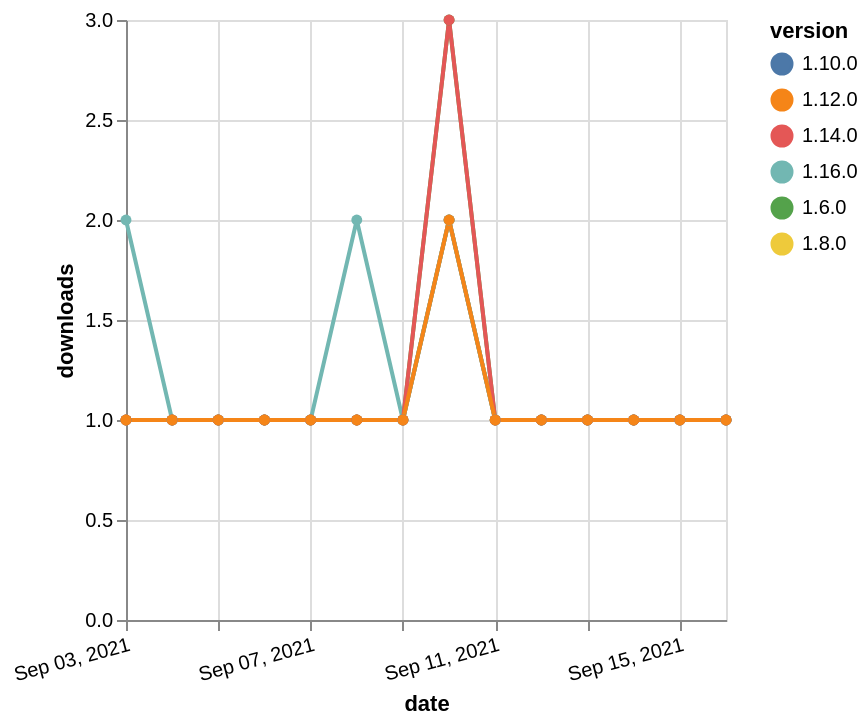

Vega-Lite specification for this chart:
### Vega-Lite specification from a JSON file in a GitHub repository (floating-point values rounded to 4 significant figures)
{"$schema": "https://vega.github.io/schema/vega-lite/v5.json", "description": "A simple bar chart with embedded data.", "data": {"values": [{"date": "2021-09-03", "total": 385, "delta": 1, "version": "1.6.0"}, {"date": "2021-09-04", "total": 386, "delta": 1, "version": "1.6.0"}, {"date": "2021-09-05", "total": 387, "delta": 1, "version": "1.6.0"}, {"date": "2021-09-06", "total": 388, "delta": 1, "version": "1.6.0"}, {"date": "2021-09-07", "total": 389, "delta": 1, "version": "1.6.0"}, {"date": "2021-09-08", "total": 390, "delta": 1, "version": "1.6.0"}, {"date": "2021-09-09", "total": 391, "delta": 1, "version": "1.6.0"}, {"date": "2021-09-10", "total": 394, "delta": 3, "version": "1.6.0"}, {"date": "2021-09-11", "total": 395, "delta": 1, "version": "1.6.0"}, {"date": "2021-09-12", "total": 396, "delta": 1, "version": "1.6.0"}, {"date": "2021-09-13", "total": 397, "delta": 1, "version": "1.6.0"}, {"date": "2021-09-14", "total": 398, "delta": 1, "version": "1.6.0"}, {"date": "2021-09-15", "total": 399, "delta": 1, "version": "1.6.0"}, {"date": "2021-09-16", "total": 400, "delta": 1, "version": "1.6.0"}, {"date": "2021-09-03", "total": 195, "delta": 1, "version": "1.8.0"}, {"date": "2021-09-04", "total": 196, "delta": 1, "version": "1.8.0"}, {"date": "2021-09-05", "total": 197, "delta": 1, "version": "1.8.0"}, {"date": "2021-09-06", "total": 198, "delta": 1, "version": "1.8.0"}, {"date": "2021-09-07", "total": 199, "delta": 1, "version": "1.8.0"}, {"date": "2021-09-08", "total": 200, "delta": 1, "version": "1.8.0"}, {"date": "2021-09-09", "total": 201, "delta": 1, "version": "1.8.0"}, {"date": "2021-09-10", "total": 203, "delta": 2, "version": "1.8.0"}, {"date": "2021-09-11", "total": 204, "delta": 1, "version": "1.8.0"}, {"date": "2021-09-12", "total": 205, "delta": 1, "version": "1.8.0"}, {"date": "2021-09-13", "total": 206, "delta": 1, "version": "1.8.0"}, {"date": "2021-09-14", "total": 207, "delta": 1, "version": "1.8.0"}, {"date": "2021-09-15", "total": 208, "delta": 1, "version": "1.8.0"}, {"date": "2021-09-16", "total": 209, "delta": 1, "version": "1.8.0"}, {"date": "2021-09-03", "total": 189, "delta": 1, "version": "1.10.0"}, {"date": "2021-09-04", "total": 190, "delta": 1, "version": "1.10.0"}, {"date": "2021-09-05", "total": 191, "delta": 1, "version": "1.10.0"}, {"date": "2021-09-06", "total": 192, "delta": 1, "version": "1.10.0"}, {"date": "2021-09-07", "total": 193, "delta": 1, "version": "1.10.0"}, {"date": "2021-09-08", "total": 194, "delta": 1, "version": "1.10.0"}, {"date": "2021-09-09", "total": 195, "delta": 1, "version": "1.10.0"}, {"date": "2021-09-10", "total": 197, "delta": 2, "version": "1.10.0"}, {"date": "2021-09-11", "total": 198, "delta": 1, "version": "1.10.0"}, {"date": "2021-09-12", "total": 199, "delta": 1, "version": "1.10.0"}, {"date": "2021-09-13", "total": 200, "delta": 1, "version": "1.10.0"}, {"date": "2021-09-14", "total": 201, "delta": 1, "version": "1.10.0"}, {"date": "2021-09-15", "total": 202, "delta": 1, "version": "1.10.0"}, {"date": "2021-09-16", "total": 203, "delta": 1, "version": "1.10.0"}, {"date": "2021-09-03", "total": 117, "delta": 2, "version": "1.16.0"}, {"date": "2021-09-04", "total": 118, "delta": 1, "version": "1.16.0"}, {"date": "2021-09-05", "total": 119, "delta": 1, "version": "1.16.0"}, {"date": "2021-09-06", "total": 120, "delta": 1, "version": "1.16.0"}, {"date": "2021-09-07", "total": 121, "delta": 1, "version": "1.16.0"}, {"date": "2021-09-08", "total": 123, "delta": 2, "version": "1.16.0"}, {"date": "2021-09-09", "total": 124, "delta": 1, "version": "1.16.0"}, {"date": "2021-09-10", "total": 126, "delta": 2, "version": "1.16.0"}, {"date": "2021-09-11", "total": 127, "delta": 1, "version": "1.16.0"}, {"date": "2021-09-12", "total": 128, "delta": 1, "version": "1.16.0"}, {"date": "2021-09-13", "total": 129, "delta": 1, "version": "1.16.0"}, {"date": "2021-09-14", "total": 130, "delta": 1, "version": "1.16.0"}, {"date": "2021-09-15", "total": 131, "delta": 1, "version": "1.16.0"}, {"date": "2021-09-16", "total": 132, "delta": 1, "version": "1.16.0"}, {"date": "2021-09-03", "total": 177, "delta": 1, "version": "1.14.0"}, {"date": "2021-09-04", "total": 178, "delta": 1, "version": "1.14.0"}, {"date": "2021-09-05", "total": 179, "delta": 1, "version": "1.14.0"}, {"date": "2021-09-06", "total": 180, "delta": 1, "version": "1.14.0"}, {"date": "2021-09-07", "total": 181, "delta": 1, "version": "1.14.0"}, {"date": "2021-09-08", "total": 182, "delta": 1, "version": "1.14.0"}, {"date": "2021-09-09", "total": 183, "delta": 1, "version": "1.14.0"}, {"date": "2021-09-10", "total": 186, "delta": 3, "version": "1.14.0"}, {"date": "2021-09-11", "total": 187, "delta": 1, "version": "1.14.0"}, {"date": "2021-09-12", "total": 188, "delta": 1, "version": "1.14.0"}, {"date": "2021-09-13", "total": 189, "delta": 1, "version": "1.14.0"}, {"date": "2021-09-14", "total": 190, "delta": 1, "version": "1.14.0"}, {"date": "2021-09-15", "total": 191, "delta": 1, "version": "1.14.0"}, {"date": "2021-09-16", "total": 192, "delta": 1, "version": "1.14.0"}, {"date": "2021-09-03", "total": 154, "delta": 1, "version": "1.12.0"}, {"date": "2021-09-04", "total": 155, "delta": 1, "version": "1.12.0"}, {"date": "2021-09-05", "total": 156, "delta": 1, "version": "1.12.0"}, {"date": "2021-09-06", "total": 157, "delta": 1, "version": "1.12.0"}, {"date": "2021-09-07", "total": 158, "delta": 1, "version": "1.12.0"}, {"date": "2021-09-08", "total": 159, "delta": 1, "version": "1.12.0"}, {"date": "2021-09-09", "total": 160, "delta": 1, "version": "1.12.0"}, {"date": "2021-09-10", "total": 162, "delta": 2, "version": "1.12.0"}, {"date": "2021-09-11", "total": 163, "delta": 1, "version": "1.12.0"}, {"date": "2021-09-12", "total": 164, "delta": 1, "version": "1.12.0"}, {"date": "2021-09-13", "total": 165, "delta": 1, "version": "1.12.0"}, {"date": "2021-09-14", "total": 166, "delta": 1, "version": "1.12.0"}, {"date": "2021-09-15", "total": 167, "delta": 1, "version": "1.12.0"}, {"date": "2021-09-16", "total": 168, "delta": 1, "version": "1.12.0"}]}, "width": "container", "mark": {"type": "line", "point": {"filled": true}}, "encoding": {"x": {"field": "date", "type": "temporal", "timeUnit": "yearmonthdate", "title": "date", "axis": {"labelAngle": -15}}, "y": {"field": "delta", "type": "quantitative", "title": "downloads"}, "color": {"field": "version", "type": "nominal"}, "tooltip": {"field": "delta"}}}
